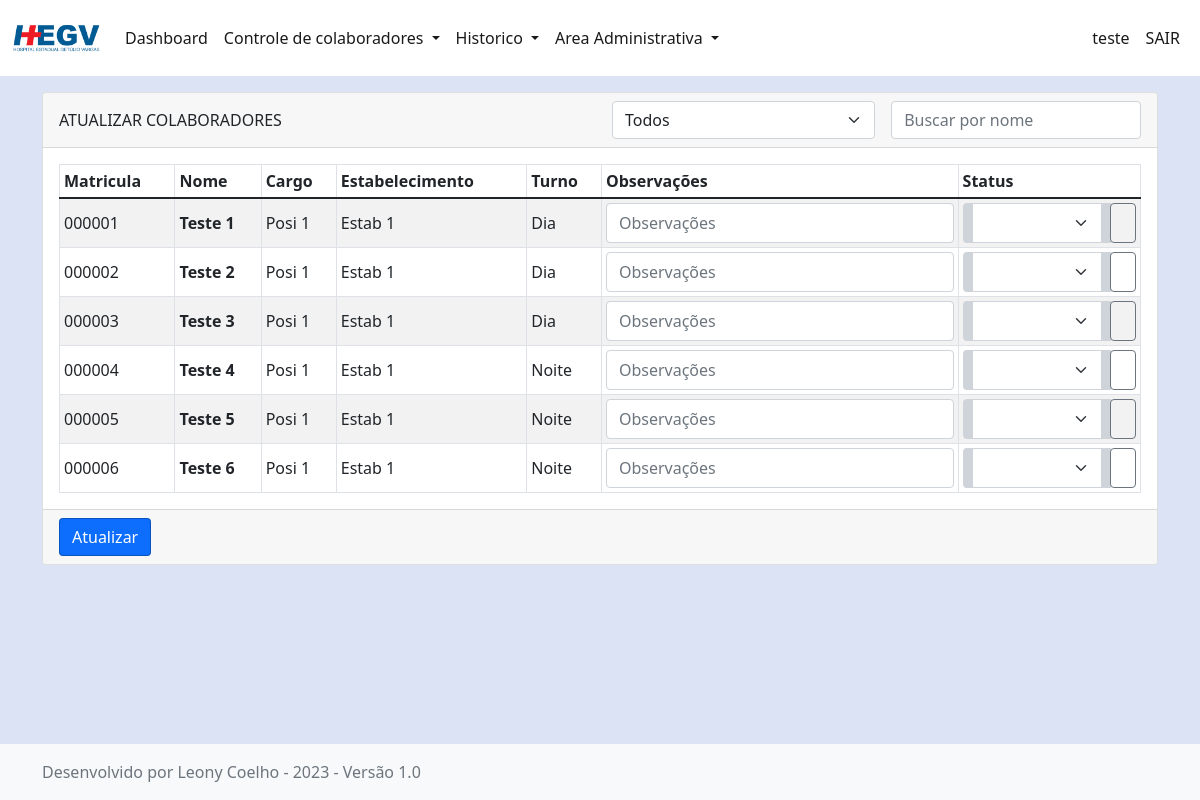
The page /update_worker/ (signed in) on the database its author committed.
### app_efetivos/models.py (models this page shows, shortened)
class Global_Settings(models.Model):
    establishment_title = models.CharField(max_length=50, default='Estabelecimento')
    sector_title = models.CharField(max_length=50, default='Setor')
    subSector_title = models.CharField(max_length=50, default='Subsetor')
    shift_title = models.CharField(max_length=50, default='Turno')
    position_title = models.CharField(max_length=50, default='Cargo')
    status_title = models.CharField(max_length=50, default='Status')
    theme = models.ManyToManyField(Theme)
    logo_image =  models.ImageField(upload_to='logos/uploaded_logo', default='logos/logo.png')
    bg_image =  models.ImageField(upload_to='bgs/uploaded_bgs', default='bgs/bg.png')
    institution_name = models.CharField(max_length=60, default='Sua Empresa')

class CustomUser(models.Model):
    user = models.OneToOneField(User, null=True, on_delete=models.CASCADE)
    name = models.CharField(max_length=100, null=True)
    sector = models.ManyToManyField(Sector)
    preset = models.ManyToManyField(Dashboard_Presets)

class Worker(models.Model):
    id_worker = models.AutoField(primary_key=True)
    number_w = models.IntegerField(default=0, null=True)
    name_w = models.CharField(max_length=124, null=True)
    position_w =  models.ManyToManyField(Position)
    establishment_w =  models.ManyToManyField(Establishment)
    shift_w =  models.ManyToManyField(Shift)
    sector_w = models.ManyToManyField(Sector)
    subSector_w = models.ManyToManyField(Sub_Sector)
    status_w =  models.ManyToManyField(Status, default="")
    observation_w = models.CharField(max_length=124, default="")

class Position(models.Model):
    position_name= models.CharField(max_length=50)

class Establishment(models.Model):
    establishment_name= models.CharField(max_length=50)

class Shift(models.Model):
    shift_name= models.CharField(max_length=50)

### app_efetivos/views.py (the view, shortened to what this page needs)
# urls.py: path('update_worker/',views.update_worker, name='update_worker'),
@login_required(login_url="/login/")
def update_worker(request):
    globalsettings = Global_Settings.objects.all().latest('id')
    user = request.user
    setores_usuario = user.customuser.sector.all() if hasattr(user, 'customuser') else None
    if setores_usuario:
        workers = Worker.objects.filter(sector_w__in=setores_usuario)
    else:
        workers = Worker.objects.all()
    status_list = Status.objects.all()
    context = {
        'globalsettings': globalsettings,
        'workers': workers,
        'status_list': status_list,
        'setores_usuario': setores_usuario,
    }
    return render(request, 'update_worker.html', context)

### app_efetivos/models.py (called while the page is built)
    def __str__(self):
        return self.status_name

### app_efetivos/templates/update_worker.html (shortened to what this page needs)
{% extends 'base.html' %}
{% block conteudo %}
<div class="container">
    <div class="card custom-card">
        <div class="card-header">
            <div class="row">
                <div class="col-xl-6 col-lg-6 col-md-12 col-sm-12 d-flex justify-content-between align-items-center">
                    Atualizar Colaboradores {% if is_mobile %} mobile {% endif %}
                </div>
                <div class="col-xl-6 col-lg-6 col-md-12 col-sm-12 d-flex justify-content-between align-items-center">
                    <select id="filtro-setor" class="form-select" style="margin-left: 0rem; margin-bottom: 0px;">
                        <option value="">Todos</option>
                    </select>
                    <input type="text" id="campo-busca" class="form-control" style="margin-left: 1rem; margin-bottom: 0px;" placeholder="Buscar por nome">
                </div>
            </div>
        </div>
        <div class="card-body">
            <form method="POST" action="{% url 'update_worker' %}">
                <div class="table-responsive">
                    <table class="table table-sm table-hover table-striped table-bordered" id="tabela-workers" style="margin-bottom: 0px;">
                        <thead>
                            <tr class="d-none d-md-table-row" style="white-space: nowrap">
                                <th scope="col" style=" cursor: pointer; " class="sortable d-none d-md-table-cell" data-sort-direction="asc">Matricula </i></th>
                                <th scope="col" style=" cursor: pointer; " class="sortable d-none d-md-table-cell" data-sort-direction="asc">Nome </i></th>
                                <th scope="col" style=" cursor: pointer; " class="sortabled-none d-md-table-cell" data-sort-direction="asc">{{globalsettings.position_title}} </i></th>
                                <th scope="col" style=" cursor: pointer; " class="sortabled-none d-md-table-cell" data-sort-direction="asc">{{globalsettings.establishment_title}} </i></th>
                                <th scope="col" style=" cursor: pointer; " class="sortabled-none d-md-table-cell" data-sort-direction="asc">{{globalsettings.shift_title}} </i></th>
                                <th scope="col" class="sortabled-none d-md-table-cell">Observações </th>
                                <th scope="col" style=" cursor: pointer; " class="sortabled-none d-md-table-cell" data-sort-direction="asc">{{globalsettings.status_title}} </i></th>
                            </tr>
                        </thead>
                        <tbody>
                            {% for worker in workers %}
                            <tr style="cursor: pointer;">
                                <td class="align-middle d-none d-md-table-cell" data-bs-toggle="modal" data-bs-target="#workerModal{{ worker.id_worker }}">
                                    {% if worker.number_w %}
                                        {{ worker.number_w|stringformat:'06d' }}
                                    {% else %}
                                        000000
                                    {% endif %}
                                </td>
                                <td class="align-middle d-flex flex-column d-md-table-cell " style="font-weight: bold;" data-bs-toggle="modal" data-bs-target="#workerModal{{ worker.id_worker }}">{{ worker.name_w.split.0 }} {{ worker.name_w.split|last }}</td>
                                <td class="align-middle d-none d-md-table-cell" data-bs-toggle="modal" data-bs-target="#workerModal{{ worker.id_worker }}">
                                    {% for position in worker.position_w.all %}
                                        {{ position.position_name|truncatechars:30|default:"..." }}
                                    {% empty %}
                                        N/A
                                    {% endfor %}
                                </td>
                                <td class="align-middle d-none d-md-table-cell" data-bs-toggle="modal" data-bs-target="#workerModal{{ worker.id_worker }}">
                                    {% for establishment in worker.establishment_w.all %}
                                        {{ establishment.establishment_name }}
                                    {% empty %}
                                        N/A
                                    {% endfor %}
                                </td>
                                <td class="align-middle d-none d-md-table-cell" data-bs-toggle="modal" data-bs-target="#workerModal{{ worker.id_worker }}">
                                    {% for shift in worker.shift_w.all %}
                                        {{ shift.shift_name }}
                                    {% empty %}
                                        N/A
                                    {% endfor %}
                                </td>
                                <td class="align-middle d-flex flex-column d-md-table-cell">
                                    <input type="text" class="form-control" style="margin-bottom: 0px; height: 2.5rem;" name="observation_w_{{ worker.id_worker }}" placeholder="Observações" value="{{ worker.observation_w }}">
                                </td>
                                <td class="align-middle d-flex flex-column d-md-table-cell">
                                    <div class="input-group">
                                        <select class="form-select" style="border-color:{{ worker.status_w.first.status_color }}; border-width:1px 10px; margin-bottom: 0px; height: 2.5rem;" name="status_w_{{ worker.id_worker }}">
                                            <option selected disabled hidden>{{ worker.status_w.first.status_name }}</option>
                                            {% for status_name in status_list %}
                                            <option value="{{ status_name }}">{{ status_name }}</option>
                                            {% endfor %}
                                        </select>
                                        <div class="input-group-append">
                                            <button onclick="removeWorkerStatus({{ worker.id_worker }})" class="btn btn-outline-secondary clear-btn" style="height: 2.5rem"  type="button"></button>
                                        </div>
                                    </div>
                                </td>
                            </tr>
                            {% empty %}
                            <tr>
                                <td colspan="4">Nenhum usuário encontrado.</td>
                            </tr>
                            {% endfor %}
                        </tbody>
                    </table>
                </div>
            </div>
            <div class="card-footer">
                <button type="submit" class="btn btn-primary customBtn">Atualizar</button>
            </div>
    </div>
</div>
{% endblock %}

### app_efetivos/templates/base.html (shortened to what this page needs)
{% load static %}
<!doctype html>
<html lang="en" class="h-100">
  <head>
    <link href="https://cdn.jsdelivr.net/npm/bootstrap@5.1.3/dist/css/bootstrap.min.css" rel="stylesheet">
    <link rel="stylesheet" type="text/css" href="{% static  globalsettings.theme.first.theme_url  %}"  />
    </head>
    <body style="background-image: url('{{ globalsettings.bg_image.url }}'); background-size: cover; background-repeat: no-repeat;background-attachment: fixed;" class="d-flex flex-column h-100">
        <nav class="navbar navbar-expand-lg customNavbar">
            <div class="container-fluid">
              <a class="navbar-brand" href="{% url 'dashboard' %}">
                <img src="{{ globalsettings.logo_image.url }}" alt="Logo" height="50px">
              </a>
              <div class="collapse navbar-collapse" id="navbarSupportedContent">
                <ul class="navbar-nav me-auto mb-2 mb-lg-0">
                  <li class="nav-item">
                    <a class="nav-link" aria-current="page" href="{% url 'dashboard' %}">Dashboard</a>
                  </li>
                  <li class="nav-item dropdown">
                    <a class="nav-link dropdown-toggle" href="#" id="workerDropdown" role="button" data-bs-toggle="dropdown" aria-expanded="false">
                      Controle de colaboradores
                    </a>
                  </li>
                  <li class="nav-item dropdown">
                    <a class="nav-link dropdown-toggle" href="#" id="workerDropdown" role="button" data-bs-toggle="dropdown" aria-expanded="false">
                      Historico
                    </a>
                  </li>
                  {% if request.user.is_staff %}
                  <li class="nav-item dropdown">
                    <a class="nav-link dropdown-toggle" href="#" id="admDropdown" role="button" data-bs-toggle="dropdown" aria-expanded="false">
                        Area Administrativa
                    </a>
                  </li>
                  {% endif %}
                </ul>
                <div class="d-flex">
                  <ul class="navbar-nav me-auto mb-2 mb-lg-0">
                    <li class="nav-item">
                        <a class="nav-link" href="#">{{user.customuser.name}}</a>
                      </li>
                      <li class="nav-item">
                        <a class="nav-link" href="{% url 'logout_view' %}">SAIR</a>
                      </li>
                    </ul>
                </div>
              </div>
            </div>
          </nav>
        {% block conteudo %}
        {% endblock %}
    </body>
    <footer class="footer mt-auto py-3 bg-light base-footer">
      <div class="container">
        <span class="text-muted">Desenvolvido por Leony Coelho - 2023 - Versão 1.0</span>
      </div>
    </footer>
</html>

### app_efetivos/static/default.css (style rules this page uses)
body { background-color: rgb(220, 227, 245); }
.customNavbar { margin-bottom: 1rem; color: rgba(0, 0, 0, 0.9); background-color: #fff !important; }
.nav-link { color: rgba(0, 0, 0, 0.9); }
.custom-card { margin-bottom: 1.5rem; }
.card-header { text-transform: uppercase; }
.form-control { margin-bottom: 1rem; }
.form-select { margin-bottom: 1rem; }
.btn-primary { border-color: rgba(0, 0, 0, 0.247); }

### rows shown on the page
Global_Settings: logo_image (placeholder picture), position_title "Cargo", establishment_title "Estabelecimento", shift_title "Turno", status_title "Status"
Worker: number_w "000001", name_w.split.0 "Teste", name_w.split|last "1"
Position: position_name "Posi 1"
Establishment: establishment_name "Estab 1"
Shift: shift_name "Dia"
Worker: number_w "000002", name_w.split.0 "Teste", name_w.split|last "2"
Worker: number_w "000003", name_w.split.0 "Teste", name_w.split|last "3"
Worker: number_w "000004", name_w.split.0 "Teste", name_w.split|last "4"
Shift: shift_name "Noite"
Worker: number_w "000005", name_w.split.0 "Teste", name_w.split|last "5"
Worker: number_w "000006", name_w.split.0 "Teste", name_w.split|last "6"

### other values the page prints
{{ user.customuser.name }} "teste"
